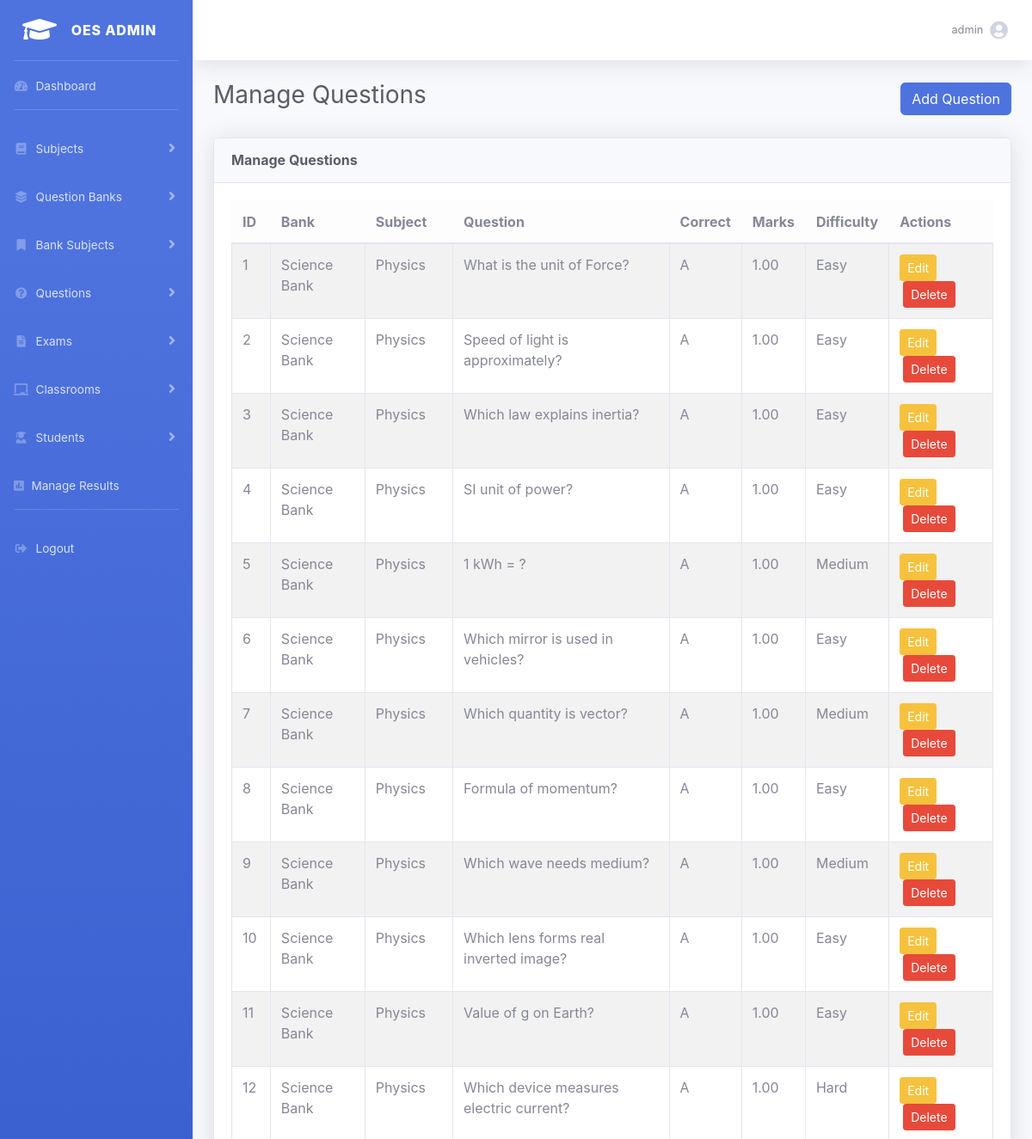
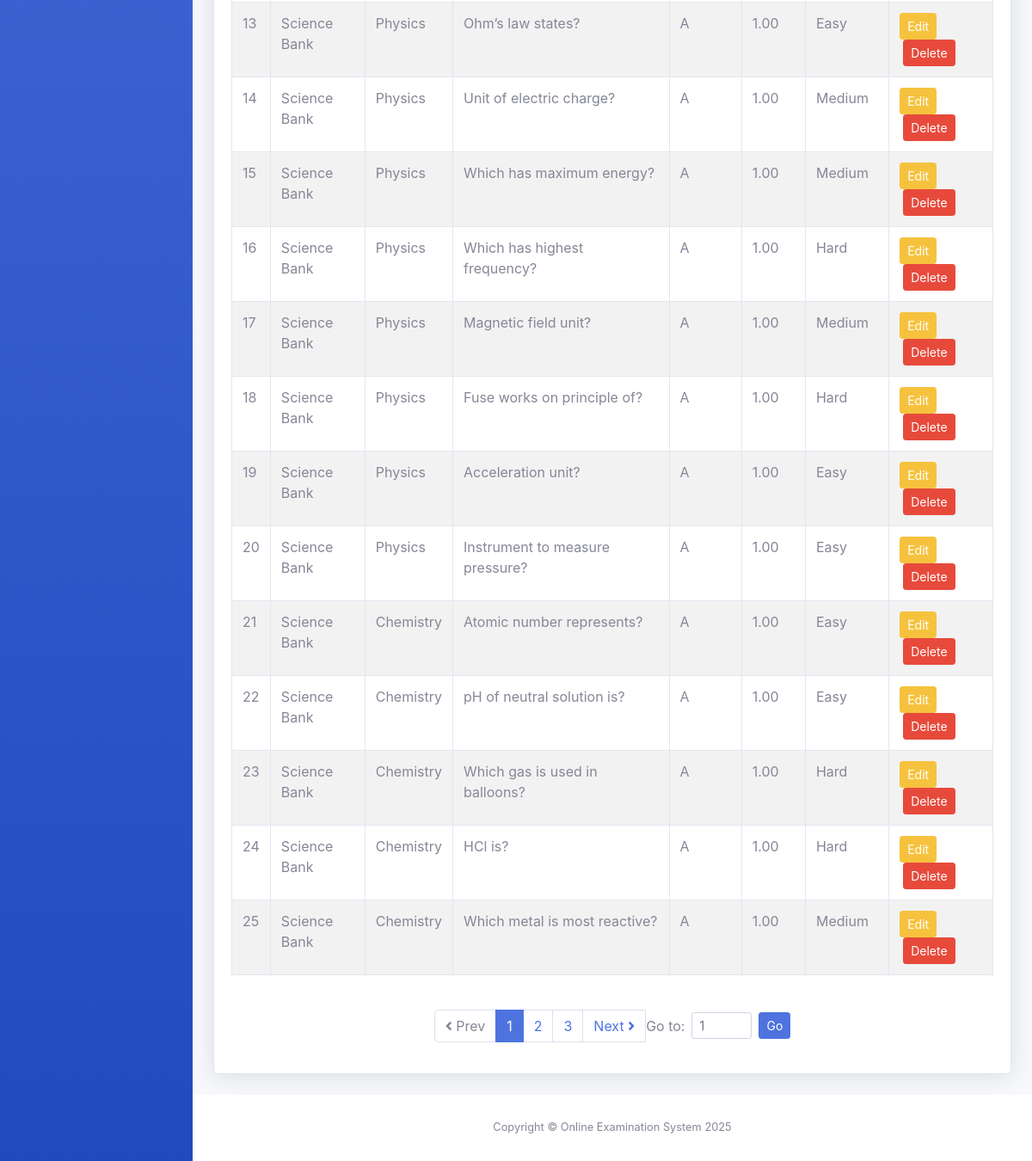
/admin.php?action=manageQuestions (signed in), run on the app's committed database (2 pictures, top to bottom).
### tables this page shows
CREATE TABLE `questions` (
  `question_id` int(11) NOT NULL,
  `bank_id` int(11) NOT NULL,
  `subject_id` int(11) NOT NULL,
  `question_text` text NOT NULL,
  `option_a` varchar(255) DEFAULT NULL,
  `option_b` varchar(255) DEFAULT NULL,
  `option_c` varchar(255) DEFAULT NULL,
  `option_d` varchar(255) DEFAULT NULL,
  `correct_option` enum('A','B','C','D') NOT NULL,
  `marks_per_question` decimal(5,2) DEFAULT 1.00,
  `difficulty` enum('Easy','Medium','Hard') DEFAULT 'Easy'
);

CREATE TABLE `question_banks` (
  `bank_id` int(11) NOT NULL,
  `bank_name` varchar(100) NOT NULL,
  `description` text DEFAULT NULL,
  `created_at` timestamp NOT NULL DEFAULT current_timestamp()
);

CREATE TABLE `subjects` (
  `subject_id` int(11) NOT NULL,
  `subject_name` varchar(100) NOT NULL,
  `description` text DEFAULT NULL,
  `created_at` timestamp NOT NULL DEFAULT current_timestamp()
);

### templates/questions/manage_questions.php (the view, shortened to what this page needs)
<?php
$results = $results ?? [
    'pageTitle'   => 'Manage Questions',
    'message'     => '',
    'questions'   => [],
    'currentPage' => 1,
    'totalPages'  => 1,
    'total'       => 0,
    'perPage'     => 25
];
$questions   = $results['questions'];
$currentPage = (int)($results['currentPage'] ?? 1);
$totalPages  = (int)($results['totalPages'] ?? 1);
?>
<?php include __DIR__ . "/../include/header.php"; ?>
<div id="wrapper">
    <?php include __DIR__ . "/../include/sidebar.php"; ?>
    <div id="content-wrapper" class="d-flex flex-column">
        <div id="content">
            <?php include __DIR__ . "/../include/navbar.php"; ?>
            <div class="container-fluid">
                <div class="d-flex justify-content-between align-items-center mb-4">
                    <h1 class="h3 text-gray-800"><?= htmlspecialchars($results['pageTitle']) ?></h1>
                    <a href="<?= BASE_URL ?>/admin.php?action=newQuestion" class="btn btn-primary">
                        <i class="bi bi-plus-circle"></i> Add Question
                    </a>
                </div>
                <div class="card shadow mb-4">
                    <div class="card-header py-3">
                        <h6 class="m-0 font-weight-bold text-gray-800"><?= htmlspecialchars($results['pageTitle']) ?></h6>
                    </div>
                    <div class="card-body">
                        <div class="table-responsive">
                            <table class="table table-bordered table-striped">
                                <thead class="table-light">
                                    <tr>
                                        <th>ID</th>
                                        <th>Bank</th>
                                        <th>Subject</th>
                                        <th>Question</th>
                                        <th>Correct</th>
                                        <th>Marks</th>
                                        <th>Difficulty</th>
                                        <th>Actions</th>
                                    </tr>
                                </thead>
                                <tbody>
                                    <?php if (!empty($questions)): ?>
                                        <?php foreach ($questions as $q): ?>
                                            <tr>
                                                <td><?= $q['question_id'] ?></td>
                                                <td><?= htmlspecialchars($q['bank_name'] ?? '-') ?></td>
                                                <td><?= htmlspecialchars($q['subject_name'] ?? '-') ?></td>
                                                <td><?= htmlspecialchars($q['question_text']) ?></td>
                                                <td><?= htmlspecialchars($q['correct_option']) ?></td>
                                                <td><?= htmlspecialchars($q['marks_per_question']) ?></td>
                                                <td><?= htmlspecialchars($q['difficulty']) ?></td>
                                                <td>
                                                    <a class="btn btn-sm btn-warning"
                                                       href="<?= BASE_URL ?>/admin.php?action=editQuestion&id=<?= $q['question_id'] ?>">
                                                       <i class="bi bi-pencil-square"></i> Edit
                                                    </a>
                                                    <form method="get" action="<?= BASE_URL ?>/admin.php" style="display:inline-block; margin:0 4px;"
                                                          onsubmit="return confirm('Are you sure you want to delete this question?');">
                                                        <button type="submit" class="btn btn-sm btn-danger">
                                                            <i class="bi bi-trash"></i> Delete
                                                        </button>
                                                    </form>
                                                </td>
                                            </tr>
                                        <?php endforeach; ?>
                                    <?php else: ?>
                                        <tr>
                                            <td colspan="8" class="text-center">No questions found.</td>
                                        </tr>
                                    <?php endif; ?>
                                </tbody>
                            </table>
                        </div>
                        <?php if ($totalPages >= 1): ?>
                        <nav aria-label="Pagination" class="mt-4">
                            <ul class="pagination justify-content-center align-items-center">
                                <li class="page-item <?= ($currentPage <= 1) ? 'disabled' : '' ?>">
                                    <a class="page-link" href="<?= BASE_URL ?>/admin.php?action=manageQuestions&page=<?= max(1, $currentPage - 1) ?>">
                                        <i class="fas fa-angle-left"></i> Prev
                                    </a>
                                </li>
                                <?php
                                $start = max(1, $currentPage - 2);
                                $end   = min($totalPages, $currentPage + 2);
                                for ($i = $start; $i <= $end; $i++): ?>
                                    <li class="page-item <?= ($i === $currentPage) ? 'active' : '' ?>">
                                        <a class="page-link" href="<?= BASE_URL ?>/admin.php?action=manageQuestions&page=<?= $i ?>"><?= $i ?></a>
                                    </li>
                                <?php endfor; ?>
                                <li class="page-item <?= ($currentPage >= $totalPages) ? 'disabled' : '' ?>">
                                    <a class="page-link" href="<?= BASE_URL ?>/admin.php?action=manageQuestions&page=<?= min($totalPages, $currentPage + 1) ?>">
                                        Next <i class="fas fa-angle-right"></i>
                                    </a>
                                </li>
                                <li class="page-item ms-3">
                                    <form method="get" action="<?= BASE_URL ?>/admin.php" class="form-inline">
                                        <label for="gotoPage" class="mr-2 mb-0">Go to:</label>
                                        <input type="number" min="1" max="<?= $totalPages ?>" name="page" id="gotoPage" class="form-control form-control-sm mr-2" style="width:70px"
                                            value="<?= $currentPage ?>">
                                        <button type="submit" class="btn btn-sm btn-primary">Go</button>
                                    </form>
                                </li>
                            </ul>
                        </nav>
                        <?php endif; ?>
                    </div>
                </div>
            </div>
        </div>
        <?php include __DIR__ . "/../include/footer.php"; ?>

### data on the page
questions: question_id "1", bank.bank_name "Science Bank", subject.subject_name "Physics", question_text "What is the unit of Force?", correct_option "A", marks_per_question "1.00", difficulty "Easy"
questions: question_id "2", bank.bank_name "Science Bank", subject.subject_name "Physics", question_text "Speed of light is approximately?", correct_option "A", marks_per_question "1.00", difficulty "Easy"
questions: question_id "3", bank.bank_name "Science Bank", subject.subject_name "Physics", question_text "Which law explains inertia?", correct_option "A", marks_per_question "1.00", difficulty "Easy"
questions: question_id "4", bank.bank_name "Science Bank", subject.subject_name "Physics", question_text "SI unit of power?", correct_option "A", marks_per_question "1.00", difficulty "Easy"
questions: question_id "5", bank.bank_name "Science Bank", subject.subject_name "Physics", question_text "1 kWh = ?", correct_option "A", marks_per_question "1.00", difficulty "Medium"
questions: question_id "6", bank.bank_name "Science Bank", subject.subject_name "Physics", question_text "Which mirror is used in vehicles?", correct_option "A", marks_per_question "1.00", difficulty "Easy"
questions: question_id "7", bank.bank_name "Science Bank", subject.subject_name "Physics", question_text "Which quantity is vector?", correct_option "A", marks_per_question "1.00", difficulty "Medium"
questions: question_id "8", bank.bank_name "Science Bank", subject.subject_name "Physics", question_text "Formula of momentum?", correct_option "A", marks_per_question "1.00", difficulty "Easy"
questions: question_id "9", bank.bank_name "Science Bank", subject.subject_name "Physics", question_text "Which wave needs medium?", correct_option "A", marks_per_question "1.00", difficulty "Medium"
questions: question_id "10", bank.bank_name "Science Bank", subject.subject_name "Physics", question_text "Which lens forms real inverted image?", correct_option "A", marks_per_question "1.00", difficulty "Easy"
questions: question_id "11", bank.bank_name "Science Bank", subject.subject_name "Physics", question_text "Value of g on Earth?", correct_option "A", marks_per_question "1.00", difficulty "Easy"
questions: question_id "12", bank.bank_name "Science Bank", subject.subject_name "Physics", question_text "Which device measures electric current?", correct_option "A", marks_per_question "1.00", difficulty "Hard"
questions: question_id "13", bank.bank_name "Science Bank", subject.subject_name "Physics", question_text "Ohm’s law states?", correct_option "A", marks_per_question "1.00", difficulty "Easy"
questions: question_id "14", bank.bank_name "Science Bank", subject.subject_name "Physics", question_text "Unit of electric charge?", correct_option "A", marks_per_question "1.00", difficulty "Medium"
questions: question_id "15", bank.bank_name "Science Bank", subject.subject_name "Physics", question_text "Which has maximum energy?", correct_option "A", marks_per_question "1.00", difficulty "Medium"
questions: question_id "16", bank.bank_name "Science Bank", subject.subject_name "Physics", question_text "Which has highest frequency?", correct_option "A", marks_per_question "1.00", difficulty "Hard"
questions: question_id "17", bank.bank_name "Science Bank", subject.subject_name "Physics", question_text "Magnetic field unit?", correct_option "A", marks_per_question "1.00", difficulty "Medium"
questions: question_id "18", bank.bank_name "Science Bank", subject.subject_name "Physics", question_text "Fuse works on principle of?", correct_option "A", marks_per_question "1.00", difficulty "Hard"
questions: question_id "19", bank.bank_name "Science Bank", subject.subject_name "Physics", question_text "Acceleration unit?", correct_option "A", marks_per_question "1.00", difficulty "Easy"
questions: question_id "20", bank.bank_name "Science Bank", subject.subject_name "Physics", question_text "Instrument to measure pressure?", correct_option "A", marks_per_question "1.00", difficulty "Easy"
questions: question_id "21", bank.bank_name "Science Bank", subject.subject_name "Chemistry", question_text "Atomic number represents?", correct_option "A", marks_per_question "1.00", difficulty "Easy"
questions: question_id "22", bank.bank_name "Science Bank", subject.subject_name "Chemistry", question_text "pH of neutral solution is?", correct_option "A", marks_per_question "1.00", difficulty "Easy"
questions: question_id "23", bank.bank_name "Science Bank", subject.subject_name "Chemistry", question_text "Which gas is used in balloons?", correct_option "A", marks_per_question "1.00", difficulty "Hard"
questions: question_id "24", bank.bank_name "Science Bank", subject.subject_name "Chemistry", question_text "HCl is?", correct_option "A", marks_per_question "1.00", difficulty "Hard"
questions: question_id "25", bank.bank_name "Science Bank", subject.subject_name "Chemistry", question_text "Which metal is most reactive?", correct_option "A", marks_per_question "1.00", difficulty "Medium"

### other printed values
$adminName "admin"
$results['pageTitle'] "Manage Questions"
